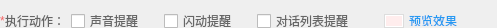
              <widget class="QWidget" name="widget_6_performAction" native="true">
               <property name="minimumSize">
                <size>
                 <width>0</width>
                 <height>28</height>
                </size>
               </property>
               <property name="maximumSize">
                <size>
                 <width>16777215</width>
                 <height>28</height>
                </size>
               </property>
               <layout class="QHBoxLayout" name="horizontalLayout_9">
                <property name="spacing">
                 <number>0</number>
                </property>
                <property name="leftMargin">
                 <number>0</number>
                </property>
                <property name="topMargin">
                 <number>14</number>
                </property>
                <property name="rightMargin">
                 <number>0</number>
                </property>
                <property name="bottomMargin">
                 <number>0</number>
                </property>
                <item>
                 <widget class="QLabel" name="label_10">
                  <property name="styleSheet">
                   <string notr="true">font: 12px &quot;微软雅黑&quot;;
color: #F56565;</string>
                  </property>
                  <property name="text">
                   <string>*</string>
                  </property>
                 </widget>
                </item>
                <item>
                 <widget class="QLabel" name="label_9">
                  <property name="minimumSize">
                   <size>
                    <width>56</width>
                    <height>0</height>
                   </size>
                  </property>
                  <property name="maximumSize">
                   <size>
                    <width>56</width>
                    <height>16777215</height>
                   </size>
                  </property>
                  <property name="styleSheet">
                   <string notr="true">font: 12px &quot;微软雅黑&quot;;
color: #656565;</string>
                  </property>
                  <property name="text">
                   <string>执行动作：</string>
                  </property>
                 </widget>
                </item>
                <item>
                 <spacer name="horizontalSpacer_13">
                  <property name="orientation">
                   <enum>Qt::Horizontal</enum>
                  </property>
                  <property name="sizeType">
                   <enum>QSizePolicy::Fixed</enum>
                  </property>
                  <property name="sizeHint" stdset="0">
                   <size>
                    <width>10</width>
                    <height>20</height>
                   </size>
                  </property>
                 </spacer>
                </item>
                <item>
                 <widget class="QCheckBox" name="m_cbox_soundPrompt">
                  <property name="styleSheet">
                   <string notr="true">font: 12px &quot;微软雅黑&quot;;
color: #666666;</string>
                  </property>
                  <property name="text">
                   <string>声音提醒</string>
                  </property>
                  <property name="icon">
                   <iconset resource="../../../../../../../client-webcall-main/src/main/client_resouce/easyliaoclient.qrc">
                    <normaloff>:/YL/Resources/YL/Robot/cbox_soundPrompt.png</normaloff>:/YL/Resources/YL/Robot/cbox_soundPrompt.png</iconset>
                  </property>
                  <property name="iconSize">
                   <size>
                    <width>12</width>
                    <height>10</height>
                   </size>
                  </property>
                 </widget>
                </item>
                <item>
                 <spacer name="horizontalSpacer_14">
                  <property name="orientation">
                   <enum>Qt::Horizontal</enum>
                  </property>
                  <property name="sizeType">
                   <enum>QSizePolicy::Fixed</enum>
                  </property>
                  <property name="sizeHint" stdset="0">
                   <size>
                    <width>20</width>
                    <height>20</height>
                   </size>
                  </property>
                 </spacer>
                </item>
                <item>
                 <widget class="QCheckBox" name="m_cbox_flickerPrompt">
                  <property name="styleSheet">
                   <string notr="true">font: 12px &quot;微软雅黑&quot;;
color: #666666;</string>
                  </property>
                  <property name="text">
                   <string>闪动提醒</string>
                  </property>
                  <property name="icon">
                   <iconset resource="../../../../../../../client-webcall-main/src/main/client_resouce/easyliaoclient.qrc">
                    <normaloff>:/YL/Resources/YL/Robot/cbox_flickerPrompt.png</normaloff>:/YL/Resources/YL/Robot/cbox_flickerPrompt.png</iconset>
                  </property>
                  <property name="iconSize">
                   <size>
                    <width>9</width>
                    <height>12</height>
                   </size>
                  </property>
                 </widget>
                </item>
                <item>
                 <spacer name="horizontalSpacer_15">
                  <property name="orientation">
                   <enum>Qt::Horizontal</enum>
                  </property>
                  <property name="sizeType">
                   <enum>QSizePolicy::Fixed</enum>
                  </property>
                  <property name="sizeHint" stdset="0">
                   <size>
                    <width>20</width>
                    <height>20</height>
                   </size>
                  </property>
                 </spacer>
                </item>
                <item>
                 <widget class="QCheckBox" name="m_cbox_chatListPrompt">
                  <property name="styleSheet">
                   <string notr="true">font: 12px &quot;微软雅黑&quot;;
color: #666666;</string>
                  </property>
                  <property name="text">
                   <string>对话列表提醒</string>
                  </property>
                  <property name="icon">
                   <iconset resource="../../../../../../../client-webcall-main/src/main/client_resouce/easyliaoclient.qrc">
                    <normaloff>:/YL/Resources/YL/Robot/cbox_chatListPrompt.png</normaloff>:/YL/Resources/YL/Robot/cbox_chatListPrompt.png</iconset>
                  </property>
                  <property name="iconSize">
                   <size>
                    <width>12</width>
                    <height>12</height>
                   </size>
                  </property>
                 </widget>
                </item>
                <item>
                 <spacer name="horizontalSpacer_16">
                  <property name="orientation">
                   <enum>Qt::Horizontal</enum>
                  </property>
                  <property name="sizeType">
                   <enum>QSizePolicy::Fixed</enum>
                  </property>
                  <property name="sizeHint" stdset="0">
                   <size>
                    <width>30</width>
                    <height>20</height>
                   </size>
                  </property>
                 </spacer>
                </item>
                <item>
                 <widget class="QWidget" name="widget_2" native="true">
                  <property name="minimumSize">
                   <size>
                    <width>20</width>
                    <height>14</height>
                   </size>
                  </property>
                  <property name="maximumSize">
                   <size>
                    <width>20</width>
                    <height>14</height>
                   </size>
                  </property>
                  <property name="styleSheet">
                   <string notr="true">QWidget#widget_2
{
border: 1px solid #dddddd;
background-color: #ffffff;
}</string>
                  </property>
                  <layout class="QHBoxLayout" name="horizontalLayout_14">
                   <property name="spacing">
                    <number>0</number>
                   </property>
                   <property name="margin">
                    <number>2</number>
                   </property>
                   <item>
                    <widget class="QPushButton" name="m_btn_color">
                     <property name="styleSheet">
                      <string notr="true">QPushButton
{
border: 0px solid #ffffff;
border-radius: 0px;
background-color: #FFEDED;
}</string>
                     </property>
                     <property name="text">
                      <string/>
                     </property>
                     <property name="icon">
                      <iconset resource="../../../../../../../client-webcall-main/src/main/client_resouce/easyliaoclient.qrc">
                       <normaloff>:/YL/Resources/YL/Robot/btn_selectedColor.png</normaloff>:/YL/Resources/YL/Robot/btn_selectedColor.png</iconset>
                     </property>
                    </widget>
                   </item>
                  </layout>
                 </widget>
                </item>
                <item>
                 <spacer name="horizontalSpacer_19">
                  <property name="orientation">
                   <enum>Qt::Horizontal</enum>
                  </property>
                  <property name="sizeType">
                   <enum>QSizePolicy::Fixed</enum>
                  </property>
                  <property name="sizeHint" stdset="0">
                   <size>
                    <width>5</width>
                    <height>20</height>
                   </size>
                  </property>
                 </spacer>
                </item>
                <item>
                 <widget class="QLabel" name="m_label_effect">
                  <property name="minimumSize">
                   <size>
                    <width>48</width>
                    <height>11</height>
                   </size>
                  </property>
                  <property name="maximumSize">
                   <size>
                    <width>48</width>
                    <height>11</height>
                   </size>
                  </property>
                  <property name="styleSheet">
                   <string notr="true">font: 12px &quot;微软雅黑&quot;;
color: #279AF2;</string>
                  </property>
                  <property name="text">
                   <string>预览效果</string>
                  </property>
                 </widget>
                </item>
                <item>
                 <spacer name="horizontalSpacer_12">
                  <property name="orientation">
                   <enum>Qt::Horizontal</enum>
                  </property>
                  <property name="sizeHint" stdset="0">
                   <size>
                    <width>40</width>
                    <height>20</height>
                   </size>
                  </property>
                 </spacer>
                </item>
               </layout>
              </widget>
